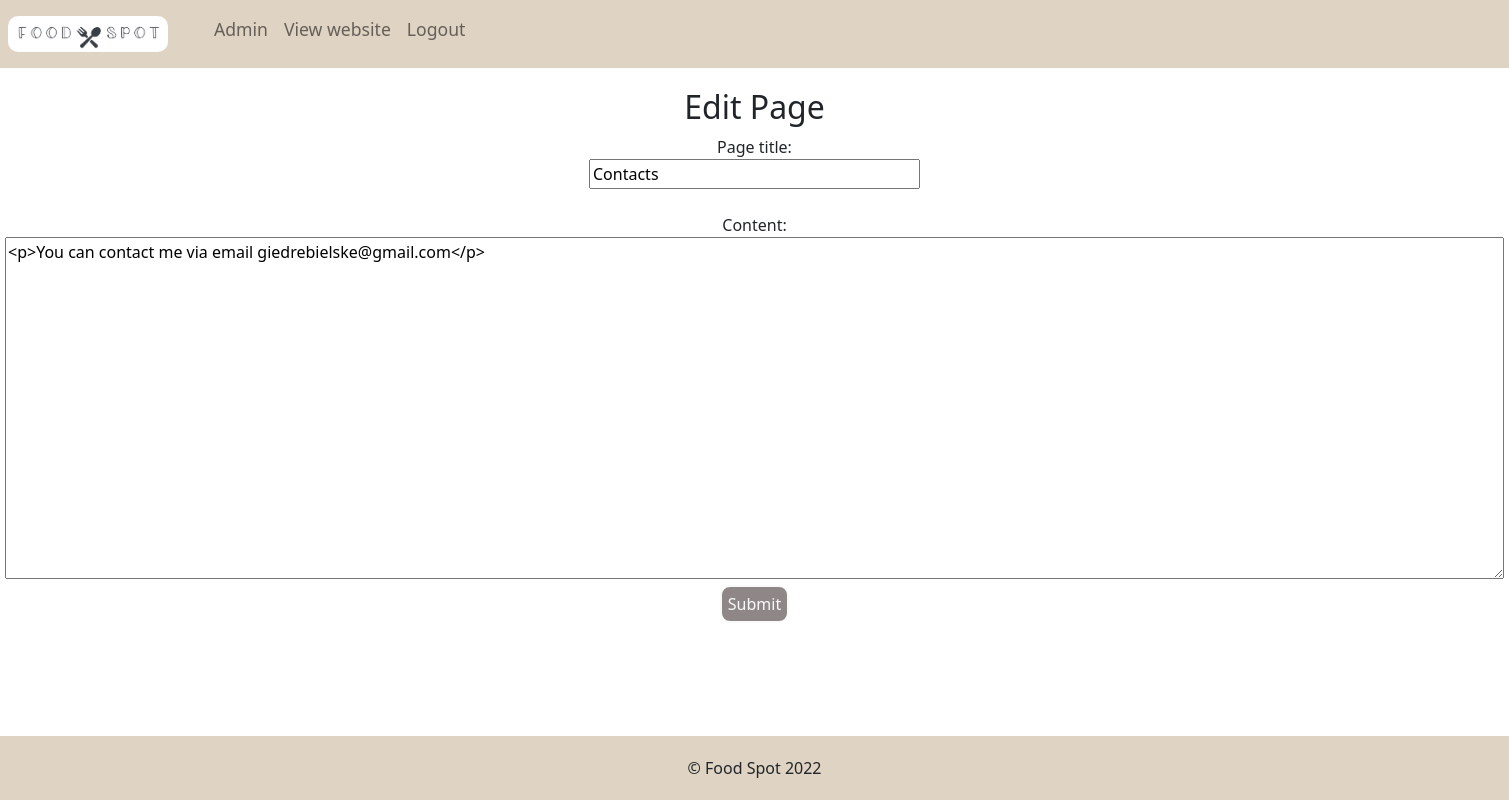
Screenshot of /admin/editpage.php?id=4 with the database file from the repository.
### tables this page shows
CREATE TABLE `pages` (
  `ID` int(11) NOT NULL AUTO_INCREMENT,
  `title` varchar(255) DEFAULT NULL,
  `isRoot` int(11) NOT NULL DEFAULT 1,
  `content` text DEFAULT NULL,
  PRIMARY KEY (`ID`)
);

### admin/editpage.php (the view, shortened to what this page needs)
<?php
require('../config.php');
?>
<!DOCTYPE html>
<html lang="en">
<head>
	<link rel="stylesheet" href="../style/navbar.css" />
	<link rel="stylesheet" href="../style/footer.css" />
	<link rel="stylesheet" href="../style/style.css" />
	<link href="https://cdn.jsdelivr.net/npm/bootstrap@5.2.0-beta1/dist/css/bootstrap.min.css" rel="stylesheet">
</head>
<body>
	<?php include('../includes/navbar.php'); ?>
	<h2 id='title'>Edit Page</h2>
	<?php
	$id = $_GET['id'];
	$id = mysqli_real_escape_string($conn, $id);
	$query = mysqli_query($conn, "SELECT * FROM pages WHERE ID='$id'");
	$row = mysqli_fetch_object($query);
	?>
	<div id="content">
		<form action="" method="post">
			<label for="title">Page title:</label> </br>
			<input name="title" type="text" value="<?php echo $row->title; ?>" size="30" /></br></br>
			<label for="content">Content:</label></br>
			<textarea name="content" cols="160" rows="14"><?php echo $row->content; ?></textarea></br>
			<button type="submit" name="submit">Submit</button>
		</form>
	</div>
	<?php include('../includes/footer.php'); ?>
</body>
</html>

### style/style.css (style rules this page uses)
button { border: 2px solid #f9f9f9; border-radius: 10px !important; background-color: #8f8787; color:#f9f9f9; transition: 0,7s; padding-top: 5px; padding-bottom: 5px; }
#title , #content { text-align: center; margin-top: 20px; }
#content { margin-bottom: 90px !important; margin: auto; }

### rows the page displays
pages: title "Contacts", content "<p>You can contact me via email giedrebielske@gmail.com</p>"

### other values shown
SITETITLE "Food Spot"
